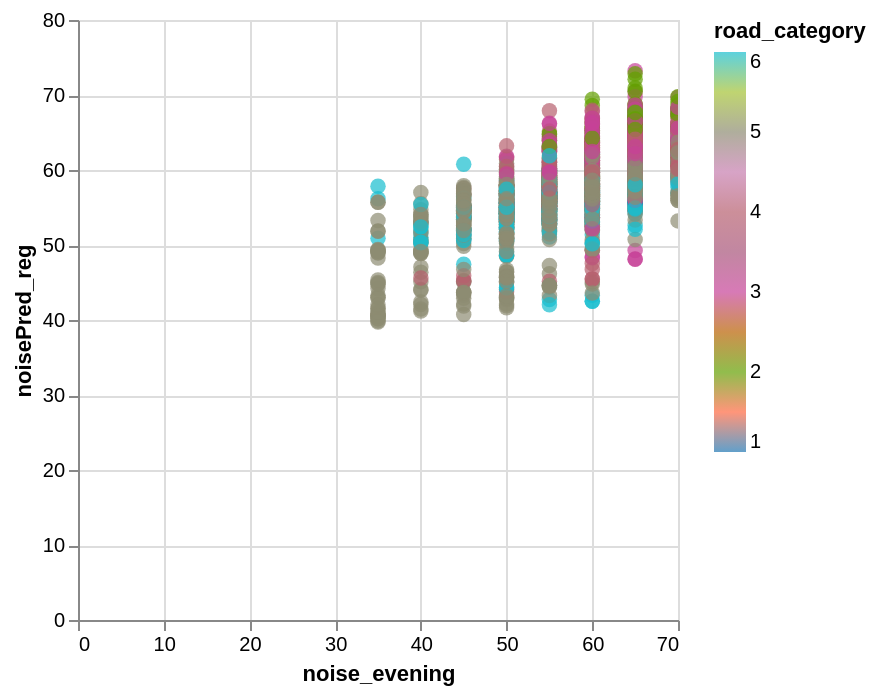

Write notebook code for a chart like this one.
### Code cell
data_test['noisePred_reg'] = y_pred

alt.Chart(data_test).mark_circle(size=60).encode(
    x='noise_evening',
    y='noisePred_reg',
    color=alt.Color('road_category', scale=alt.Scale(scheme='category10')),
    tooltip=['road_id']
).interactive()

### Figure 1 — Vega-Lite specification as saved in the notebook (floating-point values rounded to 4 significant figures; data arrays with more than 128 entries replaced by an {"elided": "..."} marker saying what was removed)
{"config": {"view": {"continuousWidth": 300, "continuousHeight": 300}}, "data": {"name": "data-4f5eba1ae7dbe6f61762e6f458e83478"}, "mark": {"type": "circle", "size": 60}, "encoding": {"color": {"field": "road_category", "scale": {"scheme": "category10"}, "type": "quantitative"}, "tooltip": [{"field": "road_id", "type": "nominal"}], "x": {"field": "noise_evening", "type": "quantitative"}, "y": {"field": "noisePred_reg", "type": "quantitative"}}, "params": [{"name": "param_1e9efca18e7a2868", "select": {"type": "interval", "encodings": ["x", "y"]}, "bind": "scales"}], "$schema": "https://vega.github.io/schema/vega-lite/v6.4.1.json", "datasets": {"data-4f5eba1ae7dbe6f61762e6f458e83478": {"elided": "2525 records"}}}
